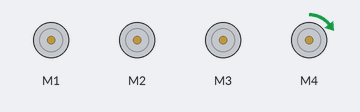
A sketch run on a simulated Arduino Uno, built with avr-gcc and run on an emulated ATmega328P. On the bench: 4 × DC motor (green arrow = forward, orange = backward, longer = faster).

Above: at 0.05 s.
At 0.65 s:
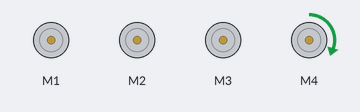
At 1.3 s:
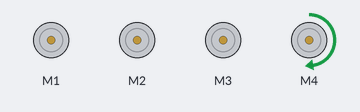
At 2.55 s:
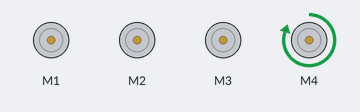
Timing chart, 0 to 5.9 s (numbered marks = the images above):
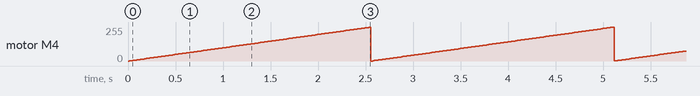

Measured:
- by itself, motor M4: ramps from stopped to forward 254/255 and jumps back, once every 2.6 s

The sketch:

multimotormovement.ino
```cpp
#include <AFMotor.h>

AF_DCMotor motor1(1);
AF_DCMotor motor2(2);
AF_DCMotor motor3(3);
AF_DCMotor motor4(4);

void setup()
{
	//Set initial speed of the motor & stop
	motor1.setSpeed(200);
	motor1.run(RELEASE);
  motor2.setSpeed(200);
	motor2.run(RELEASE);
	motor3.setSpeed(200);
	motor3.run(RELEASE);
	motor4.setSpeed(200);
	motor4.run(RELEASE);

}

void loop()
{
	uint8_t i;

	// Turn on motor
	//motor1.run(FORWARD);
  //motor2.run(FORWARD);
  //motor3.run(FORWARD);
  motor4.run(FORWARD);

	// Accelerate from zero to maximum speed
	for (i=0; i<255; i++)
	{
		//motor1.setSpeed(i);
    //motor2.setSpeed(i);
    //motor3.setSpeed(i);
    motor4.setSpeed(i);
		delay(10);
	}

	// Decelerate from maximum speed to zero
	//for (i=255; i!=0; i--)
	//{
	//	motor.setSpeed(i);
	//	delay(10);
	//}

	// Now change motor direction
	//motor.run(BACKWARD);

	// Accelerate from zero to maximum speed
	//for (i=0; i<255; i++)
	//{
	//	motor.setSpeed(i);
	//	delay(10);
	//}

	// Decelerate from maximum speed to zero
	//for (i=255; i!=0; i--)
	//{
	//	motor.setSpeed(i);
	//	delay(10);
	//}

	// Now turn off motor
	//motor.run(RELEASE);
	//delay(1000);
}
```
